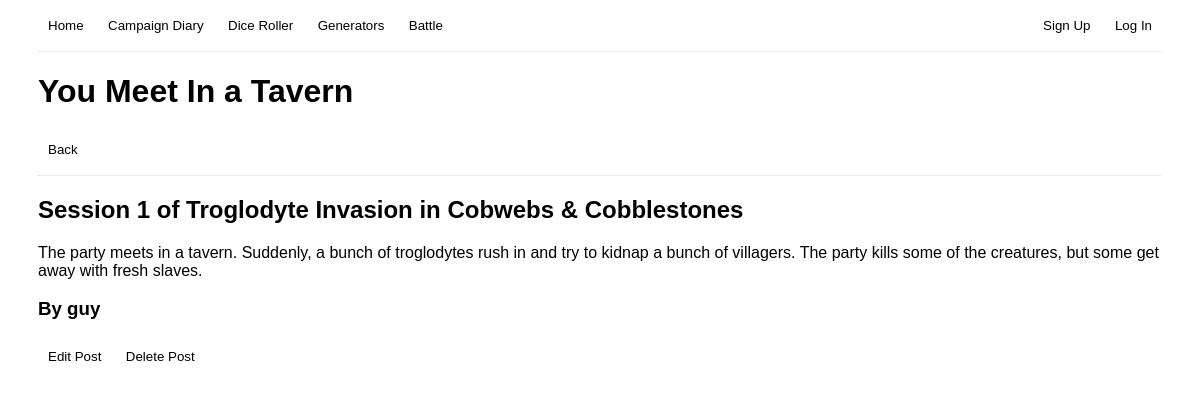
Page /blog/post/1/ on the committed database.
### blog/models.py (models this page shows, shortened)
class Post(models.Model):
    title = models.CharField(max_length=200)
    author = models.ForeignKey(
        'auth.User',
        on_delete=models.CASCADE,
    )
    campaign = models.CharField(max_length=200)
    session = models.SmallIntegerField()
    system = models.CharField(max_length=200)
    text = models.TextField()

### blog/views.py (the view)
# urls.py: path("blog/post/<int:pk>/", IndividualPostView.as_view(), name='Individual Post'),
class IndividualPostView(DetailView):
    model = Post
    template_name = "individual_post.html"

### blog/templates/individual_post.html (shortened to what this page needs)
<!DOCTYPE html>
<html>
    <head>
    </head>
    <body>
        {% extends "base.html" %}
        {% block content %}
        <div>
            <h1>{{ post.title }}</h1>
            <button onclick="history.back()">Back</button>
            <hr>
        </div>
        <div>
            <h2>Session {{ post.session }} of {{ post.campaign }} in {{ post.system }}</h2>
            <p>{{ post.text }}</p>
            <h3>By {{ post.author }}</h3>
            <a href="{% url 'Edit Post' post.pk %}"><button>Edit Post</button></a>
            <a href="{% url 'Delete Post' post.pk %}"><button>Delete Post</button></a>
        </div>
        {% endblock %}

### static/css/style.css (style rules this page uses)
body { font-family: 'Trebuchet MS', 'Lucida Sans Unicode', 'Lucida Grande', 'Lucida Sans', Arial, sans-serif; padding-left: 2.5%; padding-right: 2.5%; }
button { padding: 10px; border-radius: 20px; background-color: white; border: none; transition-duration: 0.5s; }
hr { border-top: rgb(235, 241, 245); }
a { color: rgb(111, 157, 187); }

### rows in the picture
Post: title "You Meet In a Tavern", session "1", campaign "Troglodyte Invasion", system "Cobwebs & Cobblestones", text "The party meets in a tavern. Suddenly, a bunch of troglodytes rush in and try to kidnap a bunch of villagers. The party kills some of the creatures, but some get away with fresh slaves.", author "guy"
